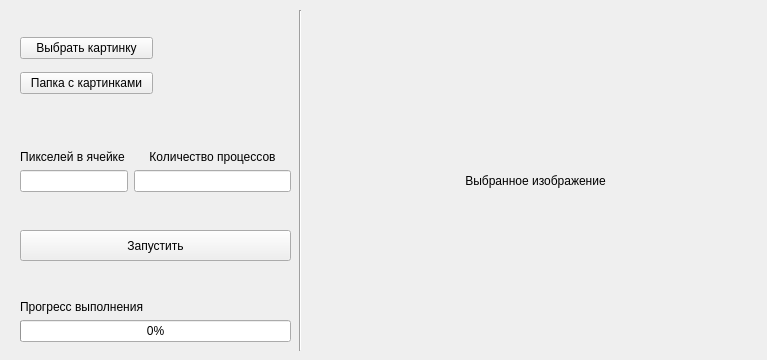
<?xml version="1.0" encoding="UTF-8"?>
<ui version="4.0">
 <class>MainWindow</class>
 <widget class="QMainWindow" name="MainWindow">
  <property name="geometry">
   <rect>
    <x>0</x>
    <y>0</y>
    <width>767</width>
    <height>360</height>
   </rect>
  </property>
  <property name="windowTitle">
   <string>MainWindow</string>
  </property>
  <widget class="QWidget" name="centralwidget">
   <widget class="QWidget" name="verticalLayoutWidget_2">
    <property name="geometry">
     <rect>
      <x>310</x>
      <y>10</y>
      <width>451</width>
      <height>341</height>
     </rect>
    </property>
    <layout class="QVBoxLayout" name="verticalLayout_2">
     <item>
      <widget class="QLabel" name="pixmapLabel">
       <property name="text">
        <string>Выбранное изображение</string>
       </property>
       <property name="alignment">
        <set>Qt::AlignCenter</set>
       </property>
      </widget>
     </item>
    </layout>
   </widget>
   <widget class="QPushButton" name="runButton">
    <property name="geometry">
     <rect>
      <x>20</x>
      <y>230</y>
      <width>271</width>
      <height>31</height>
     </rect>
    </property>
    <property name="text">
     <string>Запустить</string>
    </property>
   </widget>
   <widget class="Line" name="line">
    <property name="geometry">
     <rect>
      <x>290</x>
      <y>10</y>
      <width>20</width>
      <height>341</height>
     </rect>
    </property>
    <property name="orientation">
     <enum>Qt::Vertical</enum>
    </property>
   </widget>
   <widget class="QWidget" name="">
    <property name="geometry">
     <rect>
      <x>20</x>
      <y>30</y>
      <width>271</width>
      <height>73</height>
     </rect>
    </property>
    <layout class="QGridLayout" name="gridLayout">
     <item row="1" column="1">
      <widget class="QLabel" name="directoryLabel">
       <property name="text">
        <string/>
       </property>
       <property name="alignment">
        <set>Qt::AlignCenter</set>
       </property>
      </widget>
     </item>
     <item row="1" column="0">
      <widget class="QPushButton" name="directoryButton">
       <property name="text">
        <string>Папка с картинками</string>
       </property>
      </widget>
     </item>
     <item row="0" column="0">
      <widget class="QPushButton" name="pictureButton">
       <property name="text">
        <string>Выбрать картинку</string>
       </property>
      </widget>
     </item>
     <item row="0" column="1">
      <widget class="QLabel" name="pictureLabel">
       <property name="text">
        <string/>
       </property>
       <property name="alignment">
        <set>Qt::AlignCenter</set>
       </property>
      </widget>
     </item>
    </layout>
   </widget>
   <widget class="QWidget" name="">
    <property name="geometry">
     <rect>
      <x>20</x>
      <y>150</y>
      <width>271</width>
      <height>71</height>
     </rect>
    </property>
    <layout class="QFormLayout" name="formLayout">
     <item row="0" column="1">
      <widget class="QLabel" name="label_4">
       <property name="text">
        <string>Количество процессов</string>
       </property>
       <property name="alignment">
        <set>Qt::AlignCenter</set>
       </property>
      </widget>
     </item>
     <item row="1" column="0">
      <widget class="QLineEdit" name="pixelsTileLEdit"/>
     </item>
     <item row="1" column="1">
      <widget class="QLineEdit" name="processLEdit"/>
     </item>
     <item row="0" column="0">
      <widget class="QLabel" name="label_3">
       <property name="text">
        <string>Пикселей в ячейке</string>
       </property>
       <property name="alignment">
        <set>Qt::AlignCenter</set>
       </property>
      </widget>
     </item>
    </layout>
   </widget>
   <widget class="QWidget" name="progressLayout" native="true">
    <property name="enabled">
     <bool>true</bool>
    </property>
    <property name="geometry">
     <rect>
      <x>20</x>
      <y>300</y>
      <width>271</width>
      <height>42</height>
     </rect>
    </property>
    <layout class="QVBoxLayout" name="verticalLayout">
     <item>
      <widget class="QLabel" name="label">
       <property name="text">
        <string>Прогресс выполнения</string>
       </property>
      </widget>
     </item>
     <item>
      <widget class="QProgressBar" name="progressBar">
       <property name="value">
        <number>0</number>
       </property>
      </widget>
     </item>
    </layout>
   </widget>
  </widget>
 </widget>
 <resources/>
 <connections/>
</ui>
